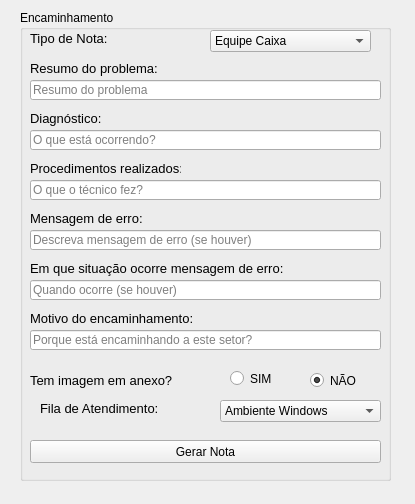
<?xml version="1.0" encoding="UTF-8"?>
<ui version="4.0">
 <class>Form</class>
 <widget class="QWidget" name="Form">
  <property name="geometry">
   <rect>
    <x>0</x>
    <y>0</y>
    <width>415</width>
    <height>504</height>
   </rect>
  </property>
  <property name="windowTitle">
   <string>Encaminhamento</string>
  </property>
  <property name="windowIcon">
   <iconset>
    <normaloff>../icone/ajudante_icone.ico</normaloff>../icone/ajudante_icone.ico</iconset>
  </property>
  <widget class="QGroupBox" name="groupBox">
   <property name="geometry">
    <rect>
     <x>20</x>
     <y>10</y>
     <width>371</width>
     <height>471</height>
    </rect>
   </property>
   <property name="title">
    <string>Encaminhamento</string>
   </property>
   <widget class="QLineEdit" name="input_problema">
    <property name="geometry">
     <rect>
      <x>10</x>
      <y>70</y>
      <width>351</width>
      <height>20</height>
     </rect>
    </property>
    <property name="placeholderText">
     <string>Resumo do problema</string>
    </property>
   </widget>
   <widget class="QPushButton" name="button_gerar_nota_encaminhamento">
    <property name="geometry">
     <rect>
      <x>10</x>
      <y>430</y>
      <width>351</width>
      <height>23</height>
     </rect>
    </property>
    <property name="text">
     <string>Gerar Nota</string>
    </property>
   </widget>
   <widget class="QLabel" name="label_32">
    <property name="geometry">
     <rect>
      <x>20</x>
      <y>390</y>
      <width>151</width>
      <height>16</height>
     </rect>
    </property>
    <property name="font">
     <font>
      <pointsize>10</pointsize>
     </font>
    </property>
    <property name="text">
     <string>Fila de Atendimento:</string>
    </property>
   </widget>
   <widget class="QLabel" name="label_33">
    <property name="geometry">
     <rect>
      <x>10</x>
      <y>150</y>
      <width>151</width>
      <height>16</height>
     </rect>
    </property>
    <property name="font">
     <font>
      <pointsize>10</pointsize>
     </font>
    </property>
    <property name="text">
     <string>Procedimentos realizados:</string>
    </property>
   </widget>
   <widget class="QLabel" name="label_34">
    <property name="geometry">
     <rect>
      <x>10</x>
      <y>100</y>
      <width>151</width>
      <height>16</height>
     </rect>
    </property>
    <property name="font">
     <font>
      <pointsize>10</pointsize>
     </font>
    </property>
    <property name="text">
     <string>Diagnóstico:</string>
    </property>
   </widget>
   <widget class="QLabel" name="label_35">
    <property name="geometry">
     <rect>
      <x>10</x>
      <y>50</y>
      <width>151</width>
      <height>16</height>
     </rect>
    </property>
    <property name="font">
     <font>
      <pointsize>10</pointsize>
     </font>
    </property>
    <property name="text">
     <string>Resumo do problema:</string>
    </property>
   </widget>
   <widget class="QLineEdit" name="input_situacao_mensagem">
    <property name="geometry">
     <rect>
      <x>10</x>
      <y>270</y>
      <width>351</width>
      <height>20</height>
     </rect>
    </property>
    <property name="placeholderText">
     <string>Quando ocorre (se houver)</string>
    </property>
   </widget>
   <widget class="QComboBox" name="box_tipo_nota_encaminhamento">
    <property name="geometry">
     <rect>
      <x>190</x>
      <y>20</y>
      <width>161</width>
      <height>22</height>
     </rect>
    </property>
    <item>
     <property name="text">
      <string>Equipe Caixa</string>
     </property>
    </item>
    <item>
     <property name="text">
      <string>Equipe Externo</string>
     </property>
    </item>
    <item>
     <property name="text">
      <string>Equipe Incidentes</string>
     </property>
    </item>
   </widget>
   <widget class="QLineEdit" name="input_diagnostico">
    <property name="geometry">
     <rect>
      <x>10</x>
      <y>120</y>
      <width>351</width>
      <height>20</height>
     </rect>
    </property>
    <property name="placeholderText">
     <string>O que está ocorrendo?</string>
    </property>
   </widget>
   <widget class="QLineEdit" name="input_mensage_erro">
    <property name="geometry">
     <rect>
      <x>10</x>
      <y>220</y>
      <width>351</width>
      <height>20</height>
     </rect>
    </property>
    <property name="placeholderText">
     <string>Descreva mensagem de erro (se houver)</string>
    </property>
   </widget>
   <widget class="QLabel" name="label_36">
    <property name="geometry">
     <rect>
      <x>10</x>
      <y>300</y>
      <width>171</width>
      <height>16</height>
     </rect>
    </property>
    <property name="font">
     <font>
      <pointsize>10</pointsize>
     </font>
    </property>
    <property name="text">
     <string>Motivo do encaminhamento:</string>
    </property>
   </widget>
   <widget class="QLineEdit" name="input_motivo_encaminhamento">
    <property name="geometry">
     <rect>
      <x>10</x>
      <y>320</y>
      <width>351</width>
      <height>20</height>
     </rect>
    </property>
    <property name="placeholderText">
     <string>Porque está encaminhando a este setor?</string>
    </property>
   </widget>
   <widget class="QLabel" name="label_37">
    <property name="geometry">
     <rect>
      <x>10</x>
      <y>200</y>
      <width>151</width>
      <height>16</height>
     </rect>
    </property>
    <property name="font">
     <font>
      <pointsize>10</pointsize>
     </font>
    </property>
    <property name="text">
     <string>Mensagem de erro:</string>
    </property>
   </widget>
   <widget class="QLineEdit" name="input_procedimento_realizado">
    <property name="geometry">
     <rect>
      <x>10</x>
      <y>170</y>
      <width>351</width>
      <height>20</height>
     </rect>
    </property>
    <property name="placeholderText">
     <string>O que o técnico fez?</string>
    </property>
   </widget>
   <widget class="QRadioButton" name="radio_nao_2">
    <property name="enabled">
     <bool>true</bool>
    </property>
    <property name="geometry">
     <rect>
      <x>290</x>
      <y>360</y>
      <width>82</width>
      <height>21</height>
     </rect>
    </property>
    <property name="acceptDrops">
     <bool>false</bool>
    </property>
    <property name="text">
     <string>NÃO</string>
    </property>
    <property name="checkable">
     <bool>true</bool>
    </property>
    <property name="checked">
     <bool>true</bool>
    </property>
   </widget>
   <widget class="QLabel" name="label_38">
    <property name="geometry">
     <rect>
      <x>10</x>
      <y>250</y>
      <width>261</width>
      <height>16</height>
     </rect>
    </property>
    <property name="font">
     <font>
      <pointsize>10</pointsize>
     </font>
    </property>
    <property name="text">
     <string>Em que situação ocorre mensagem de erro:</string>
    </property>
   </widget>
   <widget class="QLabel" name="label_44">
    <property name="geometry">
     <rect>
      <x>10</x>
      <y>20</y>
      <width>151</width>
      <height>16</height>
     </rect>
    </property>
    <property name="font">
     <font>
      <pointsize>10</pointsize>
     </font>
    </property>
    <property name="text">
     <string>Tipo de Nota:</string>
    </property>
   </widget>
   <widget class="QLabel" name="label_45">
    <property name="geometry">
     <rect>
      <x>10</x>
      <y>360</y>
      <width>181</width>
      <height>20</height>
     </rect>
    </property>
    <property name="font">
     <font>
      <pointsize>10</pointsize>
     </font>
    </property>
    <property name="text">
     <string>Tem imagem em anexo?</string>
    </property>
   </widget>
   <widget class="QRadioButton" name="radio_sim_2">
    <property name="geometry">
     <rect>
      <x>210</x>
      <y>360</y>
      <width>82</width>
      <height>17</height>
     </rect>
    </property>
    <property name="text">
     <string>SIM</string>
    </property>
   </widget>
   <widget class="QComboBox" name="box_fila_encaminhamento">
    <property name="geometry">
     <rect>
      <x>200</x>
      <y>390</y>
      <width>161</width>
      <height>22</height>
     </rect>
    </property>
    <property name="maximumSize">
     <size>
      <width>2000</width>
      <height>2000</height>
     </size>
    </property>
    <item>
     <property name="text">
      <string>Ambiente Windows</string>
     </property>
    </item>
    <item>
     <property name="text">
      <string>Automação Bancária e SIGAT</string>
     </property>
    </item>
    <item>
     <property name="text">
      <string>Cadastramento e Senha</string>
     </property>
    </item>
    <item>
     <property name="text">
      <string>Comunicação Eletronica</string>
     </property>
    </item>
    <item>
     <property name="text">
      <string>Conformidade</string>
     </property>
    </item>
    <item>
     <property name="text">
      <string>Impreossoras e Relatórios VDR</string>
     </property>
    </item>
    <item>
     <property name="text">
      <string>Instalação de Software</string>
     </property>
    </item>
    <item>
     <property name="text">
      <string>Sistemas</string>
     </property>
    </item>
    <item>
     <property name="text">
      <string>Suporte a Navegadores</string>
     </property>
    </item>
   </widget>
  </widget>
 </widget>
 <resources/>
 <connections/>
</ui>
